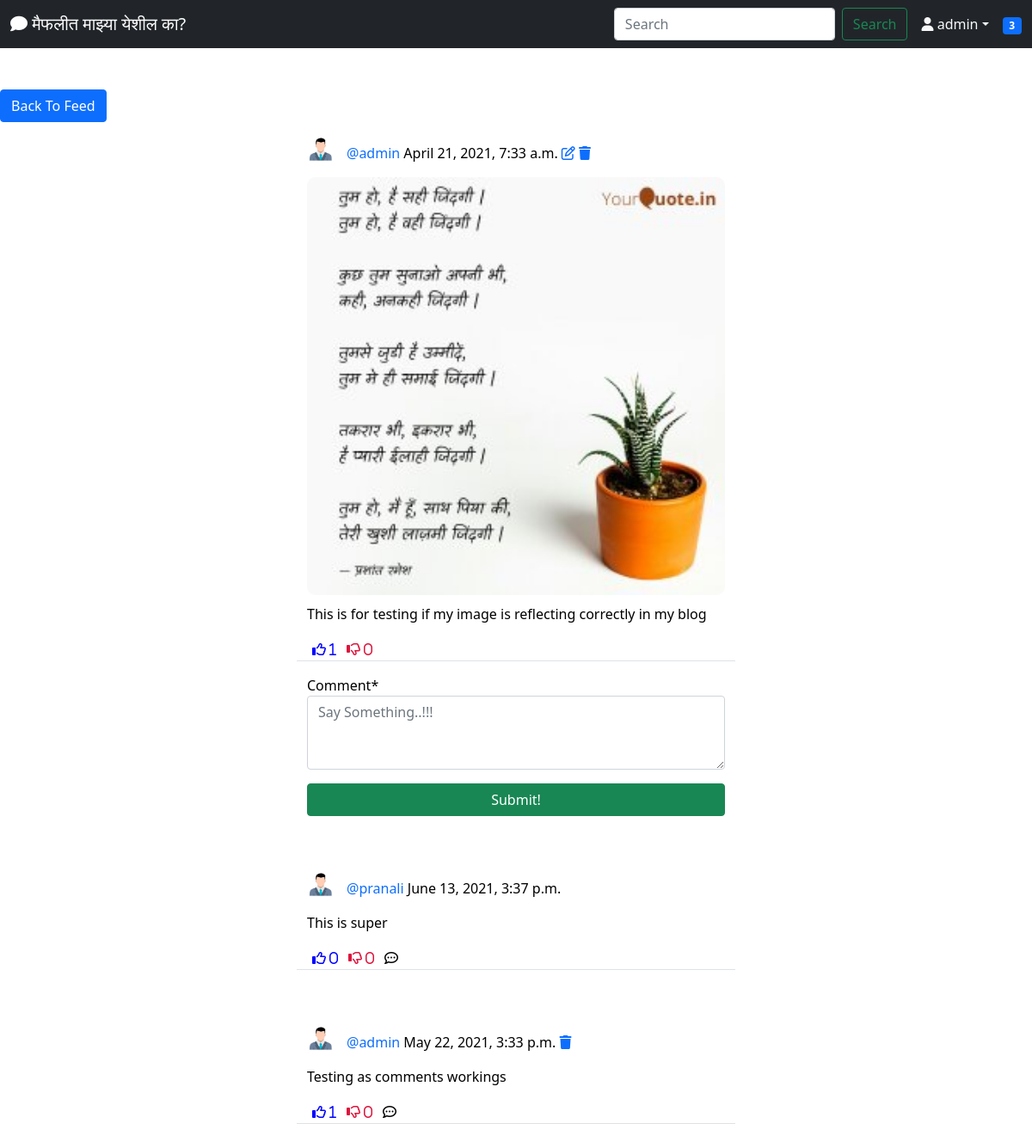
The page /blog/post/8 (signed in) on the database its author committed.
### blog/models.py (models this page shows, shortened)
class Post(models.Model):
    title = models.CharField(max_length=255)
    image = models.ImageField(upload_to='uploads/post_photos', blank=True, null=True)
    contents = models.TextField()
    author = models.ForeignKey(User,on_delete=models.CASCADE)
    timeStamp = models.DateTimeField(default=timezone.now)
    likes = models.ManyToManyField(User, blank=True, related_name='likes')
    dislikes = models.ManyToManyField(User, blank=True, related_name='dislikes')

class UserProfile(models.Model):
    user = models.OneToOneField(User, primary_key=True, verbose_name='user', related_name='profile', on_delete=models.CASCADE)
    name = models.CharField(max_length=30, blank=True, null=True)
    bio = models.TextField(max_length=500, blank=True, null=True)
    birthDate = models.DateField(null=True, blank=True)
    location = models.CharField(max_length=100, blank=True, null=True)
    picture = models.ImageField(upload_to='uploads/profile_Pictures', default='uploads/profile_pictures/defaultuser.png', blank=True)
    followers = models.ManyToManyField(User, blank=True, related_name='followers')

class Comment(models.Model):
    comment = models.TextField()
    author = models.ForeignKey(User,on_delete=models.CASCADE)
    timeStamp = models.DateTimeField(default=timezone.now)
    post = models.ForeignKey('Post', on_delete=models.CASCADE)
    likes = models.ManyToManyField(User, blank=True, related_name='comment_likes')
    dislikes = models.ManyToManyField(User, blank=True, related_name='comment_dislikes')
    parent = models.ForeignKey('self', on_delete=models.CASCADE, blank=True, null=True, related_name='+')
    @property
    def children(self):
        return Comment.objects.filter(parent=self).order_by('-timeStamp').all()
    @property
    def is_parent(self):
        if self.parent is None:
            return True
        return False

### blog/views.py (the view, shortened to what this page needs)
# urls.py: path('post/<int:pk>', PostDetailView.as_view(), name='post-detail'),
class PostDetailView(LoginRequiredMixin, View):
    def get(self, request, pk, *args, **kwargs):
        post = Post.objects.get(pk=pk)
        form = CommentForm()
        comments = Comment.objects.filter(post=post).order_by('-timeStamp')
        context = {
            'post': post,
            'form': form,
            'comments': comments,
        }
        return render(request, 'blog/post_detail.html', context)

### blog/forms.py
class CommentForm(forms.ModelForm):
    comment = forms.CharField(
        widget=forms.Textarea (attrs={
            'rows': '3',
            'placeholder': 'Say Something..!!!',
        }))
    class Meta:
        model = Comment
        fields = ['comment']

### landing/templatetags/custom_tags.py (called while the page is built)
@register.inclusion_tag('blog/show_notifications.html', takes_context=True)
def show_notifications(context):
	request_user = context['request'].user
	notifications = Notification.objects.filter(to_user=request_user).exclude(user_has_seen=True).order_by('-date')
	return {'notifications': notifications}

### blog/templates/blog/post_detail.html (shortened to what this page needs)
{% extends 'landing/base.html' %}
{% load crispy_forms_tags %}
{% load static %}
{% block content %}
<div class="home-container">
    <div class="row mt-5">
        <div class="col-md-5 col-sm-6">
            <a href="{% url 'post-list' %}" class="btn btn-primary">Back To Feed</a>
        </div>
    </div>
    <div class="row justify-content-center mt-3">
        <div class="col-md-5 col-sm-12 border-bottom">
                <div>
                    <a href="{% url 'profile' post.author.profile.pk %}">
                        <img class="round-circle post-img" height="30" width="30" src="{{ post.author.profile.picture.url }}" />
                    </a>
                    <p class="post-text">
                        <a class="text-primary post-link" href="{% url 'profile' post.author.profile.pk %}">@{{ post.author }}</a> {{ post.timeStamp }}
                        {% if request.user == post.author %}
                            <a href="{% url 'post-edit' post.pk %}" class="edit-color-blue"><i class="far fa-edit"></i></a>
                            <a href="{% url 'post-delete' post.pk %}" class="edit-color-red"><i class="fas fa-trash"></i></a>
                        {% endif %}
                    </p>
                </div>
                <div class="row g-0">
                    {% if post.image %}
                        <img src="{{ post.image.url }}" class="post-image"/>
                    {% endif %}
                    <p>{{ post.contents }}</p>
                </div>
            <div class="d-flex flex-row">
                <form method="POST" action="{% url 'like' post.pk %}">
                    <button class="remove-default" type="submit">
                        <i class="far fa-thumbs-up edit-colour-blue"> <span>{{ post.likes.all.count }}</span></i>
                    </button>
                </form>
                <form method="POST" action="{% url 'dislike' post.pk %}">
                    <button class="remove-default" type="submit">
                        <i class="far fa-thumbs-down edit-colour-red"> <span>{{ post.dislikes.all.count }}</span></i>
                    </button>
                </form>
        </div>
        </div>
    </div>
    <div class="row justify-content-center mt-3 mb-5">
        <div class="col-md-5 col-sm-12">
            <form method="POST">
                {{ form | crispy }}
                <div class="d-grid gap-2">
                    <button class="btn btn-success mt-3">Submit!</button>
                </div>
            </form>
        </div>
    </div>
    {% for comment in comments %}
    {% if comment.is_parent %}
    <div class="row justify-content-center mt-3 mb-5">
        <div class="col-md-5 col-sm-12 border-bottom">
            <p>
                <div>
                    <a href="{% url 'profile' comment.author.profile.pk %}">
                        <img class="round-circle post-img" height="30" width="30" src="{{ comment.author.profile.picture.url }}" />
                    </a>
                    <p class="post-text">
                        <a class="text-primary post-link" href="{% url 'profile' comment.author.profile.pk %}">@{{ comment.author }}</a> {{ comment.timeStamp }}
                        {% if request.user == comment.author %}
                            <a href="{% url 'comment-delete' post.pk comment.pk %}" class="edit-color"><i class="fas fa-trash"></i></a>
                        {% endif %}
                    </p>
                </div>
            </p>
            <p>{{ comment.comment }}</p>
            <div class="d-flex flex-row">
                <form method="POST" action="{% url 'comment-like' post.pk comment.pk %}">
                    <button class="remove-default" type="submit">
                        <i class="far fa-thumbs-up edit-colour-blue"> <span>{{ comment.likes.all.count }}</span></i>
                    </button>
                </form>
                <form method="POST" action="{% url 'comment-dislike' post.pk comment.pk %}">
                    <button class="remove-default" type="submit">
                        <i class="far fa-thumbs-down edit-colour-red"> <span>{{ comment.dislikes.all.count }}</span></i>
                    </button>
                </form>
                <div>
                    <button class="remove-default"><i class="far fa-comment-dots" onclick="commentReplyToggle('{{ comment.pk }}')"></i></button>
                </div>
        </div>
        </div>
    </div>
    {% endif %}
    {% endfor %}
</div>
{% endblock content %}

### landing/templates/landing/navbar.html (shortened to what this page needs)
{% load custom_tags %}
 <div class="home-container">
  <nav class="navbar navbar-expand-lg navbar-dark bg-dark">
    <div class="container-fluid">
        <a class="navbar-brand"
          {% if user.is_authenticated %}
            href="{% url 'post-list' %}"
          {% else %}
          href="{% url 'index' %}"
          {% endif %}
        >
            <i class="fas fa-comment"></i>
            मैफलीत माझ्या येशील का?
          </a>
      <div class="collapse navbar-collapse" id="navbarTogglerDemo02">
      <form class="d-flex" method='GET' action={% url 'post-search' %}>
        <input class="form-control me-2" type="search" placeholder="Search" aria-label="Search" name="query" value="{{ request.GET.query }}">
        <button class="btn btn-outline-success" type="submit">Search</button>
      {% if user.is_authenticated %}
      <div class="nav-item dropdown">
        <a class="nav-link dropdown-toggle text-light" data-bs-toggle="dropdown" href="#" role="button" aria-expanded="false"><i class="fas fa-user"></i> {{ request.user }}</a>
      </div>
      <div class="nav-item">
          {% show_notifications %}
      </div>
          {% endif %}
      </div>
    </div>
  </nav>
</div>

### static/style.css (style rules this page uses)
.remove-default { background-color: transparent; border: none; box-shadow: none; }
.edit-colour-red { color: crimson; }
.edit-colour-blue { color:blue; }
.post-link { text-decoration: none; }
.post-text { padding-top: 0.5rem; }
.post-img { float: left; margin-right: 1rem; }
.post-image { max-width: 100%; max-height: auto; border-radius: 10px; margin-bottom: 10px; }
.dropdown { position: relative; display: inline-block; }
.home-container { position: relative; text-align: left; color:black; }

### rows shown on the page
Post: author.profile.picture (placeholder picture), author "admin", timeStamp "April 21, 2021, 7:33 a.m.", image (picture), contents "This is for testing if my image is reflecting correctly in my blog", likes.all.count "1", dislikes.all.count "0"
Comment: author.profile.picture (placeholder picture), author "pranali", timeStamp "June 13, 2021, 3:37 p.m.", comment "This is super", likes.all.count "0", dislikes.all.count "0"
Comment: author.profile.picture (placeholder picture), author "admin", timeStamp "May 22, 2021, 3:33 p.m.", comment "Testing as comments workings", likes.all.count "1", dislikes.all.count "0"

### other values the page prints
{{ request.user }} "admin"
{{ notifications.count }} "3"
